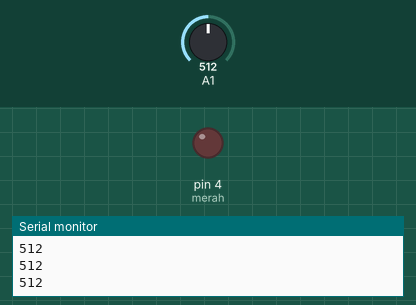
Recording of a sketch running on a simulated Arduino Uno, built with avr-gcc and run on an emulated ATmega328P. Parts: output pins drawn as LEDs (lit = HIGH), the last lines printed to the serial monitor. The inputs (shaded band) are chosen by the test bench; at power-on: A1 = 512.

Above: at 1.2 s.
1.3 s: A1 set to 526
At 2.1 s:
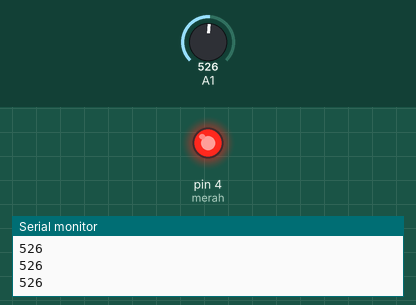
2.8 s: A1 set to 511
At 3.3 s:
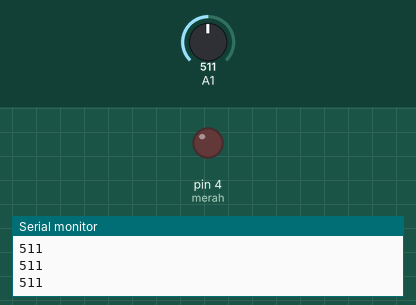
4.3 s: A1 set to 716
At 5.6 s:
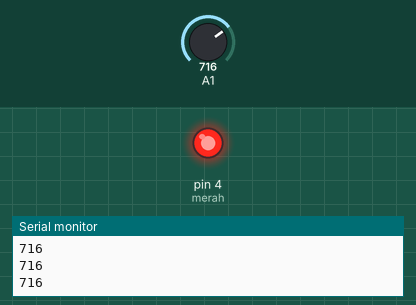
Timing chart, 0 to 7.3 s (numbered marks = the images above; inputs shaded):
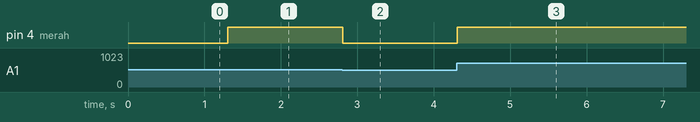

The sketch:

latihan2_potentio_led.ino
```cpp
int merah = 4;
int potval;
int potconvert;

void setup() {
  // put your setup code here, to run once:
  pinMode(merah, OUTPUT);

  Serial.begin(9600);
}

void loop() {
  // put your main code here, to run repeatedly:
  potval = analogRead(A1);

  Serial.println(potval);

  potconvert = map(potval, 0, 1023, 0, 255);
  analogWrite(merah, potconvert);
}
```

Measured:
- the behaviour switches between 513 and 514 on A1 (found by bisection; images 0 and 1)
- after the input at 1.3 s, pin 4 (merah): LOW → HIGH at once
- after the input at 2.8 s, pin 4 (merah): HIGH → LOW at once
- after the input at 4.3 s, pin 4 (merah): LOW → HIGH at once
